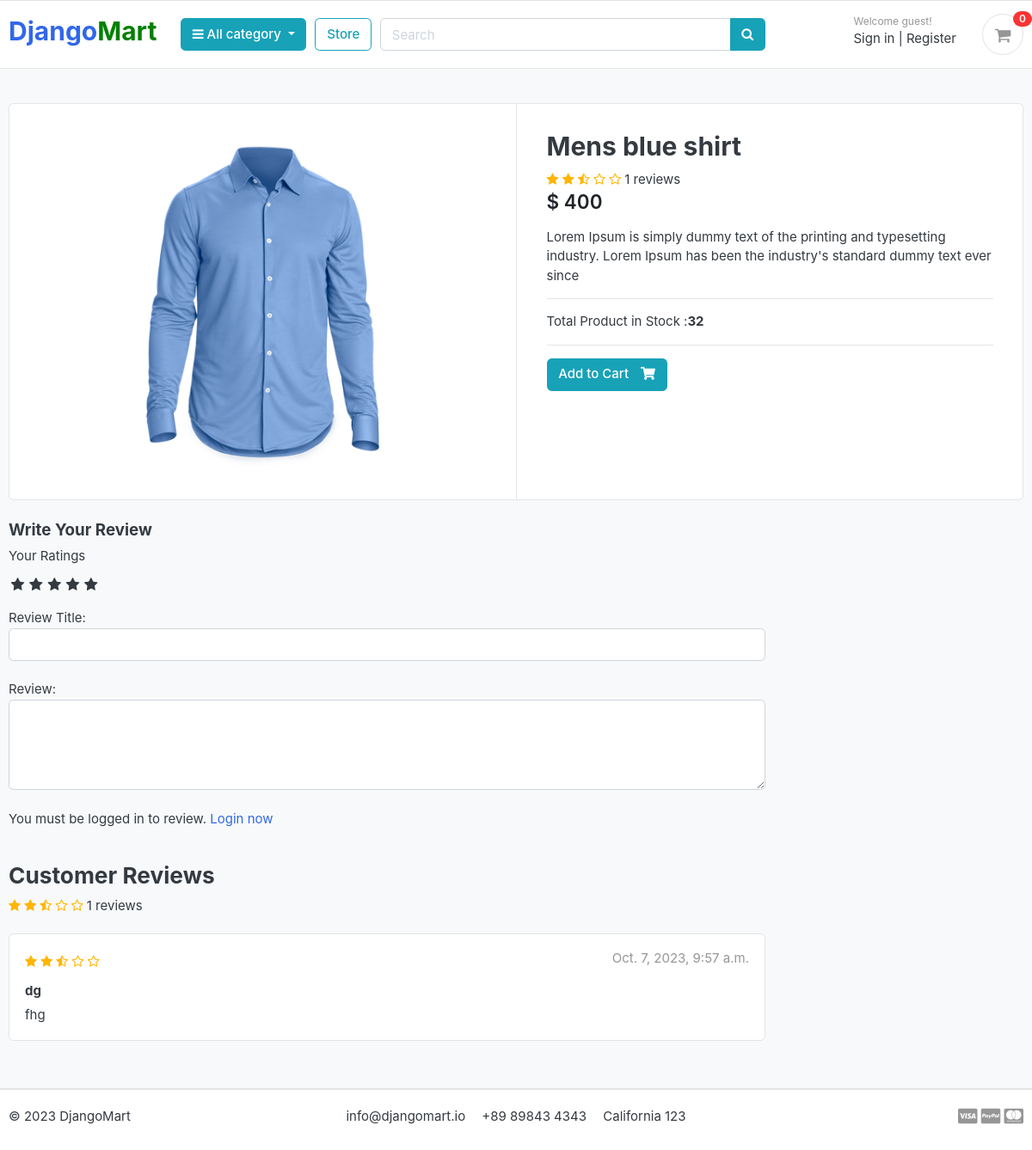
The app's page /store/category/shirt/mens-blue-shirt/ with its own data.
### store/models.py (models this page shows, shortened)
class Product(models.Model):
    product_name    = models.CharField(max_length=200, unique=True)
    slug            = models.SlugField(max_length=200, unique=True)
    description     = models.TextField(max_length=500, blank=True)
    price           = models.IntegerField()
    image           = models.ImageField(upload_to='photos/products')
    stock           = models.IntegerField()
    is_available    = models.BooleanField(default=True)
    category        = models.ForeignKey(Category, on_delete=models.CASCADE)
    created_date    = models.DateTimeField(auto_now_add=True)
    modified_date   = models.DateTimeField(auto_now=True)
    def averageReview(self):
        reviews = ReviewRating.objects.filter(product=self, status=True).aggregate(average=Avg('rating'))
        avg = 0
        if reviews['average'] is not None:
            avg = float(reviews['average'])
        return avg
    def countReview(self):
        reviews = ReviewRating.objects.filter(product=self, status=True).aggregate(count=Count('id'))
        count = 0
        if reviews['count'] is not None:
            count = int(reviews['count'])
        return count

class ReviewRating(models.Model):
    product = models.ForeignKey(Product, on_delete=models.CASCADE)
    user = models.ForeignKey(User,  on_delete=models.CASCADE, db_constraint=False)
    subject = models.CharField(max_length=100, blank=True)
    review = models.TextField(max_length=500, blank=True)
    rating = models.FloatField()
    ip = models.CharField(max_length=20, blank=True)
    status = models.BooleanField(default=True)
    created_at = models.DateTimeField(auto_now_add=True)
    updated_at = models.DateTimeField(auto_now=True)

### store/views.py (the view)
# urls.py: path('category/<slug:category_slug>/<slug:product_slug>/', views.product_detail, name='product_detail'),
def product_detail(request, category_slug, product_slug):
    try:
        single_product = Product.objects.get(category__slug=category_slug, slug=product_slug)
        in_cart = CartItem.objects.filter(cart__cart_id=_cart_id(request), product=single_product).exists()
    except Exception as e:
        raise e
    if request.user.is_authenticated:
        try:
            orderproduct = OrderProduct.objects.filter(user=request.user, product_id=single_product.id).exists()
        except OrderProduct.DoesNotExist:
            orderproduct = None
    else:
        orderproduct = None
    reviews = ReviewRating.objects.filter(product_id=single_product.id, status=True)
    categories = Category.objects.all()
    context = {
        'single_product': single_product,
        'in_cart'       : in_cart,
        'orderproduct': orderproduct,
        'reviews': reviews,
        'categories':categories,
    }
    return render(request, 'store/product-detail.html', context)

### cart/context_processors.py (called while the page is built)
def counter(request):
    cart_count = 0
    if 'admin' in request.path:
        return {}
    else:
        try:
            cart = Cart.objects.filter(cart_id=_cart_id(request))
            if request.user.is_authenticated:
                cart_items = CartItem.objects.all().filter(user=request.user)
            else:
                cart_items = CartItem.objects.all().filter(cart=cart[:1])
            for cart_item in cart_items:
                cart_count += cart_item.quantity
        except Cart.DoesNotExist:
            cart_count = 0
    return dict(cart_count=cart_count)

### cart/views.py (called while the page is built)
def _cart_id(request):
    cart = request.session.session_key
    if not cart:
        cart = request.session.create()
    return cart

### store/templates/store/product-detail.html (shortened to what this page needs)
{% extends 'base.html' %}
{% load static %}
{% block body %}
<section class="section-content padding-y bg">
  <div class="container">
    <div class="card">
      <div class="row no-gutters">
        <aside class="col-md-6">
          <article class="gallery-wrap">
            <div class="img-big-wrap">
              <a href="#"><img src="{{single_product.image.url}}" /></a>
            </div>
          </article>
        </aside>
        <main class="col-md-6 border-left">
          <form action="{% url 'add_cart' single_product.id %}" method="POST">
            <article class="content-body">
              <h2 class="title">{{ single_product.product_name }}</h2>
              <div class="rating-star">
                <span>
                  <i
                    class="fa fa-star{% if single_product.averageReview < 0.5 %}-o{% elif single_product.averageReview >= 0.5 and single_product.averageReview < 1 %}-half-o {% endif %}"
                    aria-hidden="true"
                  ></i>
                  <i
                    class="fa fa-star{% if single_product.averageReview < 1.5 %}-o{% elif single_product.averageReview >= 1.5 and single_product.averageReview < 2 %}-half-o {% endif %}"
                    aria-hidden="true"
                  ></i>
                  <i
                    class="fa fa-star{% if single_product.averageReview < 2.5 %}-o{% elif single_product.averageReview >= 2.5 and single_product.averageReview < 3 %}-half-o {% endif %}"
                    aria-hidden="true"
                  ></i>
                  <i
                    class="fa fa-star{% if single_product.averageReview < 3.5 %}-o{% elif single_product.averageReview >= 3.5 and single_product.averageReview < 4 %}-half-o {% endif %}"
                    aria-hidden="true"
                  ></i>
                  <i
                    class="fa fa-star{% if single_product.averageReview < 4.5 %}-o{% elif single_product.averageReview >= 4.5 and single_product.averageReview < 5 %}-half-o {% endif %}"
                    aria-hidden="true"
                  ></i>
                  <span>{{single_product.countReview}} reviews</span>
                </span>
              </div>
              <div class="mb-3">
                <var class="price h4">$ {{single_product.price}}</var>
              </div>
              <p>{{ single_product.description }}</p>
              <hr />
              <p>Total Product in Stock :<b>{{ single_product.stock }}</b></p>
              <hr />
              {% if single_product.stock <= 0 %}
              <h5 class="text-danger">Out of Stock</h5>
              {% elif in_cart %}
              <p>Item Already added to cart</p>
                <a class="btn btn-info" href="{% url 'cart'%}">
                <span class="text">View Cart</span>
                <i class="fas fa-shopping-cart"></i>
              </a>
              {% else %}
              <button type="submit" class="btn btn-info">
                <span class="text">Add to Cart</span>
                <i class="fas fa-shopping-cart"></i>
              </button>
              {% endif %}
            </article>
          </form>
        </main>
      </div>
    </div>
    <br />
    <div class="row">
      <div class="col-md-9">
        <form
          action="{% url 'submit_review' single_product.id %}"
          method="POST"
        >
          <h5>Write Your Review</h5>
          <div>
            <label> Your Ratings </label>
            <br />
            <div class="rate">
              /><label for="rating10" title="5"></label>
              /><label for="rating8" title="4"></label>
              /><label for="rating6" title="3"></label>
              /><label for="rating4" title="2"></label>
              /><label for="rating2" title="1"></label>
            </div>
            <br />
            Review Title:
            <input type="text" class="form-control" name="subject" />
            <br />
            Review:
            <textarea name="review" rows="4" class="form-control"></textarea>
            <br />
            {% if user.is_authenticated %}
			      {% if orderproduct %}
            <input
              type="submit"
              value="Submit Review"
              class="btn btn-info"
            />
            {% else %}
            <p>You must purchase this product to post a review.</p>
            {% endif %} {% else %}
            <p>
              You must be logged in to review.
              <span><a href="{% url 'login' %}">Login now</a></span>
            </p>
            {% endif %}
          </div>
        </form>
        <br />
        <header class="section-heading">
          <h3>Customer Reviews</h3>
          <div class="rating-star">
            <span>
              <i
                class="fa fa-star{% if single_product.averageReview < 0.5 %}-o{% elif single_product.averageReview >= 0.5 and single_product.averageReview < 1 %}-half-o {% endif %}"
                aria-hidden="true"
              ></i>
              <i
                class="fa fa-star{% if single_product.averageReview < 1.5 %}-o{% elif single_product.averageReview >= 1.5 and single_product.averageReview < 2 %}-half-o {% endif %}"
                aria-hidden="true"
              ></i>
              <i
                class="fa fa-star{% if single_product.averageReview < 2.5 %}-o{% elif single_product.averageReview >= 2.5 and single_product.averageReview < 3 %}-half-o {% endif %}"
                aria-hidden="true"
              ></i>
              <i
                class="fa fa-star{% if single_product.averageReview < 3.5 %}-o{% elif single_product.averageReview >= 3.5 and single_product.averageReview < 4 %}-half-o {% endif %}"
                aria-hidden="true"
              ></i>
              <i
                class="fa fa-star{% if single_product.averageReview < 4.5 %}-o{% elif single_product.averageReview >= 4.5 and single_product.averageReview < 5 %}-half-o {% endif %}"
                aria-hidden="true"
              ></i>
              <span>{{single_product.countReview}} reviews</span>
            </span>
          </div>
        </header>
        {% for review in reviews %}
        <article class="box mb-3">
          <div class="icontext w-100">
            <div class="text">
              <span class="date text-muted float-md-right"
                >{{review.updated_at}}
              </span>
              <div class="rating-star">
                <span>
                  <i
                    class="fa fa-star{% if review.rating == 0.5 %}-half-o{% elif review.rating < 1 %}-o {% endif %}"
                    aria-hidden="true"
                  ></i>
                  <i
                    class="fa fa-star{% if review.rating == 1.5 %}-half-o{% elif review.rating < 2 %}-o {% endif %}"
                    aria-hidden="true"
                  ></i>
                  <i
                    class="fa fa-star{% if review.rating == 2.5 %}-half-o{% elif review.rating < 3 %}-o {% endif %}"
                    aria-hidden="true"
                  ></i>
                  <i
                    class="fa fa-star{% if review.rating == 3.5 %}-half-o{% elif review.rating < 4 %}-o {% endif %}"
                    aria-hidden="true"
                  ></i>
                  <i
                    class="fa fa-star{% if review.rating == 4.5 %}-half-o{% elif review.rating < 5 %}-o {% endif %}"
                    aria-hidden="true"
                  ></i>
                </span>
              </div>
            </div>
          </div>
          <div class="mt-3">
            <h6>{{review.subject}}</h6>
            <p>{{review.review}}</p>
          </div>
        </article>
        {% endfor %}
      </div>
    </div>
  </div>
</section>
{% endblock %}

### static/css/ui.css (style rules this page uses)
html { font-family: "Inter", sans-serif; font-size: 15px; }
.content-body { flex: 1 1 auto; padding: 2rem 2.3rem; }
.padding-y { padding-top: 40px; padding-bottom: 40px; }
var { font-style: normal; }
article:after, .form-group:after { display: block; clear: both; content: ""; }
.bg { background-color: #f8f9fa; }
.section-heading { margin-bottom: 20px; margin-top: 15px; }
p:last-child { margin-bottom: 0; }
.btn .text + i { margin-left: 10px; }
.icontext { display: inline-flex; align-items: center; vertical-align: middle; }
.icontext .text { width: 100%; line-height: 1.2; }
.price { font-weight: 600; color: #212529; }
.box { padding: 18px; background: #fff; border-radius: 0.37rem; border: 1px solid #e4e4e4; }
.gallery-wrap .img-big-wrap { margin-bottom: 10px; border-radius: 0.37rem; overflow: hidden; background-color: #fff; }
.gallery-wrap .img-big-wrap a { text-align: center; display: block; }
.gallery-wrap .img-big-wrap img { height: 450px; width: auto; display: inline-block; }

### static/css/custom.css (style rules this page uses)
.rate { display: inline-block;; border: 0; }
.rate > label { float: right; }
.rate > label:before { display: inline-block; font-size: 1.1rem; font-family: FontAwesome; content: "\f005"; margin:0; padding:0.3rem .2rem; cursor: pointer; }
.rating-star i { color: #ffb503 !important; }

### records on screen
Product: image (picture), product_name "Mens blue shirt", countReview "1", price "400", description "Lorem Ipsum is simply dummy text of the printing and typesetting industry. Lorem Ipsum has been the industry's standard dummy text ever since", stock "32"
ReviewRating: updated_at "Oct. 7, 2023, 9:57 a.m.", rating 2.5 (drawn), subject "dg", review "fhg"

### other values on screen
{{ cart_count }} "0"
